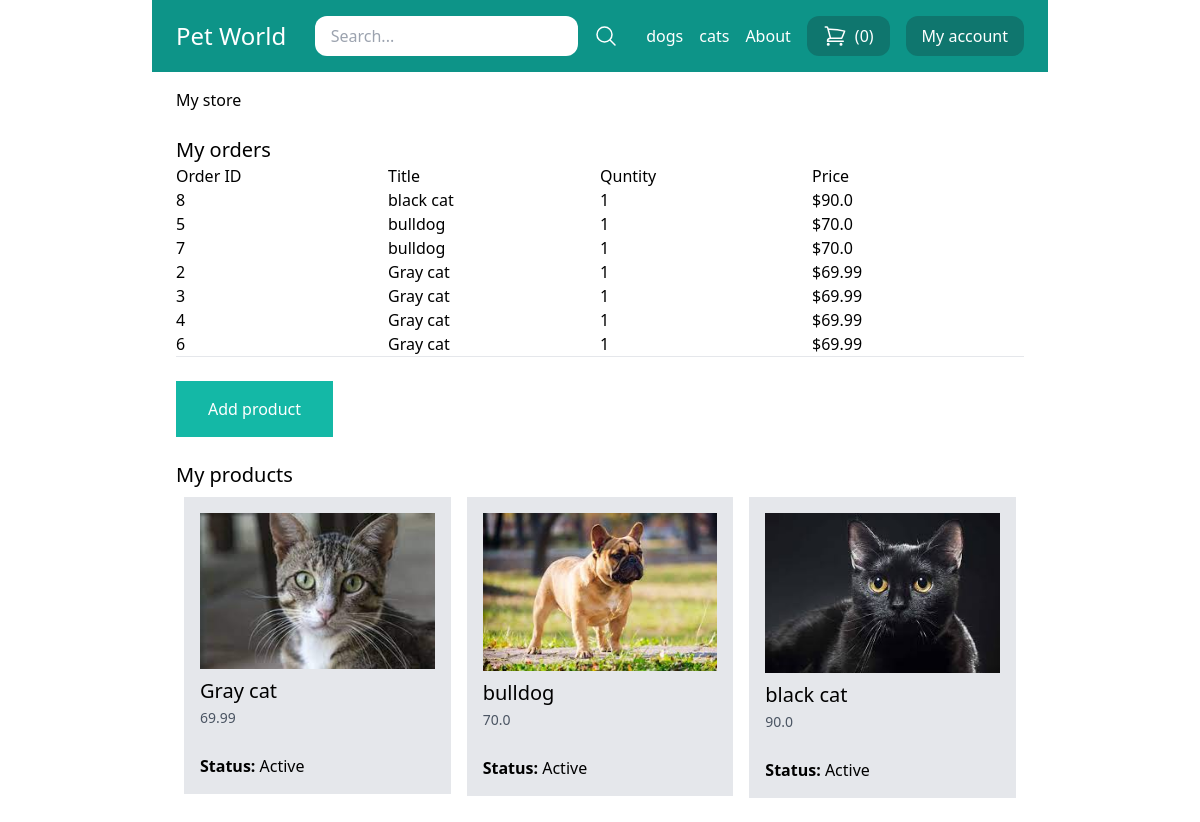
The app's page /my-store/ (signed in) with its own data.
### store/models.py (models this page shows, shortened)
class Category(models.Model):
    title = models.CharField(max_length = 50)
    slug = models.SlugField(max_length = 50)
    class Meta:
        verbose_name_plural ='Categories'

class OrderItem(models.Model):
    order = models.ForeignKey(Order, related_name='items', on_delete=models.CASCADE)
    product = models.ForeignKey(Product, related_name= 'items', on_delete = models.CASCADE)
    price = models.IntegerField()
    quantity = models.IntegerField(default = 1)
    def get_display_price(self):
        return self.price / 100

class Order(models.Model):
    first_name = models.CharField(max_length= 255, )
    last_name = models.CharField(max_length= 255, )
    address = models.CharField(max_length= 255, )
    zipcode = models.CharField(max_length= 255, )
    city = models.CharField(max_length= 255, )
    paid_amount = models.IntegerField(blank=True, null= True)
    is_paid = models.BooleanField(default = False)
    merchant_id = models.CharField(max_length=255)
    created_by = models.ForeignKey(User, related_name= 'orders', on_delete = models.SET_NULL, null=True)
    created_at = models.DateTimeField(auto_now_add=True)

class Product(models.Model):
    DRAFT = 'draft'
    WAITING_APPROVAL = 'waintingapproval'
    ACTIVE = 'active'
    DELETED = 'deleted'
    STATUS_CHOICES = (
        (DRAFT, 'Draft'),
        (WAITING_APPROVAL,'Waiting approval'),
        (ACTIVE,'Active'),
        (DELETED,'Deleted')
    )
    user = models.ForeignKey(User, related_name='products', on_delete= models.CASCADE)
    category = models.ForeignKey(Category, related_name='products', on_delete= models.CASCADE)
    age =  models.IntegerField( blank = True, null = True)
    title = models.CharField(max_length = 50)
    slug = models.SlugField(max_length = 50)
    description = models.TextField(blank = True)
    price = models.IntegerField()
    image =models.ImageField(upload_to='uploads/product_images/', blank=True, null=True)
    thumbnail = models.ImageField(upload_to='upload/product_images/thumbnail/', blank=True, null=True)
    created_at = models.DateTimeField(auto_now_add=True)
    updated_at = models.DateTimeField(auto_now=True)
    status = models.CharField(max_length=50, choices = STATUS_CHOICES, default= ACTIVE)
    class Meta:
        ordering = ('-created_at',)
    def get_display_price(self):
        return self.price / 100

### userprofile/views.py (the view)
# urls.py: path('my-store/', views.my_store, name='my_store'),
@login_required
def my_store(request):
    products= request.user.products.exclude(status= Product.DELETED)
    order_items = OrderItem.objects.filter(product__user = request.user)
    return render(request, 'userprofile/my_store.html',{
        'products':products,
        'order_items': order_items
    })

### store/cart.py (called while the page is built)
    def __len__(self):
        return sum(item['quantity'] for item in self.cart.values())

### store/context_processors.py (called while the page is built)
def cart(request):
    return{'cart': Cart(request)}

### store/templatetags/menu.py (called while the page is built)
@register.inclusion_tag("core/menu.html")
def menu():
    categories = Category.objects.all()
    return {'categories': categories}

### userprofile/templates/userprofile/my_store.html (shortened to what this page needs)
{% extends 'core/base.html' %}
{% block content %}
    <h1 classs="text-2xl">My store </h1>
    <h2 class="mt-6 text-xl"> My orders </h2>
    <div class="flex flex-wrap">
        <div class="w-1/4">
            <stromg>Order ID</strong>
        </div>
        <div class="w-1/4">
            <stromg>Title</strong>
        </div>
        <div class="w-1/4">
            <stromg>Quntity</strong>
        </div>
        <div class="w-1/4">
            <stromg>Price</strong>
        </div>
    </div>
    {% for order_item in order_items %}
        <div class="flex flex-wrap">
            <div class="w-1/4">
               <a href="{% url 'my_store_order_detail' order_item.order.id %}">{{order_item.order.id }} </a>
            </div>
            <div class="w-1/4">
                {{order_item.product.title }}
            </div>
            <div class="w-1/4">
                {{order_item.quantity }}
            </div>
            <div class="w-1/4">
                ${{order_item.get_display_price }}
            </div>
        </div>
    {% endfor %}
    <hr>
    <a href="{% url 'add_product' %}"  class=" mt-6 inline-block py-4 px-8 bg-teal-500 text-white"> Add product </a>
    <h2 class="mt-6 text-xl"> My products </h2>
    {% if products %}
        <div class="flex flex-wrap">
            {% for product in products %}
            <div class="product w-1/3 p-2">
                <div class=" bg-gray-200 p-4">
                    <a href=" {% url 'edit_product' product.id %} ">
                    {% if product.image %}
                        <div class="image mb-2">
                            <img src="{{ product.image.url }}" alt="image of  {{ product.title }}">
                        </div>
                    {% endif %}
                    <h2 class="text-xl"> {{ product.title }} </h2>
                    <a class="text-sm text-gray-600">{{ product.get_display_price }} </a>
                    <hr class="my-3">
                    <p><strong> Status: </strong> {{ product.get_status_display }}
                </div>
            </div>
            {% endfor %}
        </div>
    {% else %}
        <p class="mt-4 py-4 px-8 bg-gray-200"> you don't have any product yet </p>
    {% endif %}
{% endblock %}

### core/templates/core/base.html (shortened to what this page needs)
{% load menu %}
<!doctype html>
<html>
<head>
  <script src="https://cdn.tailwindcss.com"></script>
</head>
<body>
    <nav class="max-w-4xl mx-auto py-4 px-6 flex items-center justify-between bg-teal-600">
      <div class="logo">
        <a href="/" class="text-2xl text-white"> Pet World</a>
      </div>
      <div class="search ">
        <form method="get" action="/search/" class="flex items-center space-x-4">
          <input type="search" name="query"  placeholder="Search..." class="py-2 px-4 rounded-xl ">
          <button>
            <svg xmlns="http://www.w3.org/2000/svg" fill="none" viewBox="0 0 24 24" stroke-width="1.5" stroke="currentColor" class="text-white w-6 h-6">
              <path stroke-linecap="round" stroke-linejoin="round" d="m21 21-5.197-5.197m0 0A7.5 7.5 0 1 0 5.196 5.196a7.5 7.5 0 0 0 10.607 10.607Z" />
            </svg>
          </button>
        </form>
      </div>
      <div class="menu flex items-center space-x-4">
        {% menu %}
        <a href="{% url 'cart_view'  %}"class="flex space-x-2 py-2 px-4 bg-teal-700 text-white rounded-xl hover:bg-teal-800" >
            <span>
            ({{ cart|length }})
            </span>
        </a>
        {% if request.user.is_authenticated %}
          <a href= "{% url 'myaccount' %}" class="py-2 px-4 bg-teal-700 text-white rounded-xl hover:bg-teal-800">My account</a>
        {% endif %}
      </div>
    </nav>
    <div class="max-w-4xl mx-auto py-4 px-6">
      {% block content %}
      {% endblock  %}
    </div>
</body>
</html>

### core/templates/core/menu.html
{% for category in categories %}
<a href="{% url 'category_detail' category.slug  %}" class="text-white">{{ category.title }}</a>
{% endfor %}
<a href="{% url 'about' %}" class="text-white">About</a>

### records on screen
Category: title "dogs"
Category: title "cats"
OrderItem: order.id "8", product "black cat", quantity "1", get_display_price "90.0"
OrderItem: order.id "5", product "bulldog", quantity "1", get_display_price "70.0"
OrderItem: order.id "7", product "bulldog", quantity "1", get_display_price "70.0"
OrderItem: order.id "2", product "Gray cat", quantity "1", get_display_price "69.99"
OrderItem: order.id "3", product "Gray cat", quantity "1", get_display_price "69.99"
OrderItem: order.id "4", product "Gray cat", quantity "1", get_display_price "69.99"
OrderItem: order.id "6", product "Gray cat", quantity "1", get_display_price "69.99"
Product: image (picture), title "Gray cat", get_display_price "69.99", status "Active"
Product: image (picture), title "bulldog", get_display_price "70.0", status "Active"
Product: image (picture), title "black cat", get_display_price "90.0", status "Active"

### other values on screen
{{ cart|length }} "0"
